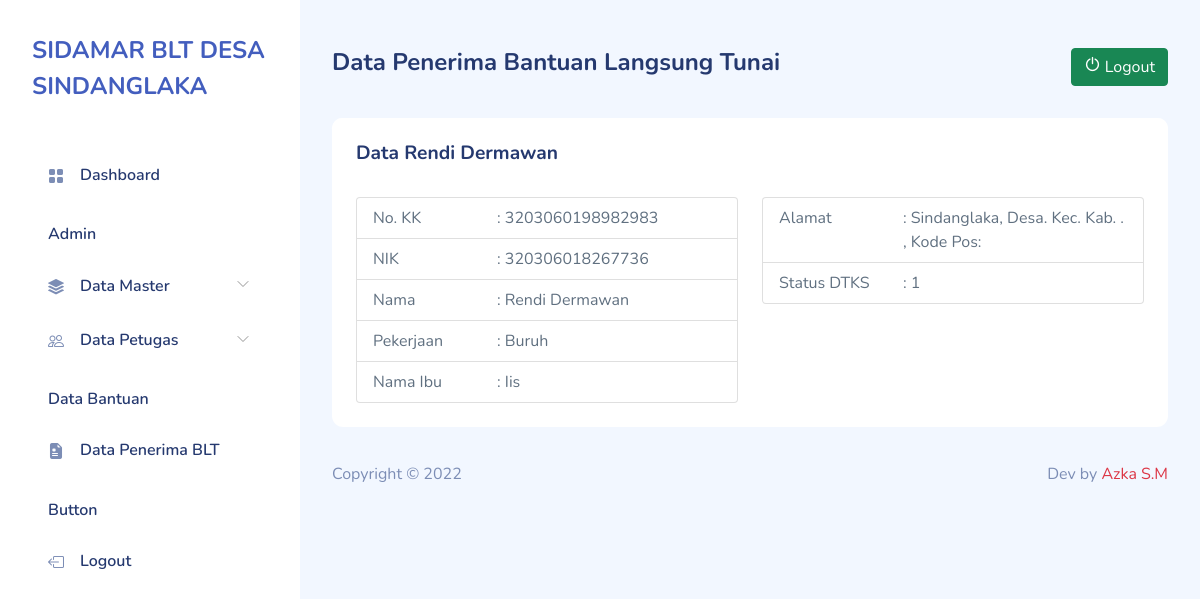
The app's page /data_blt_details.php?id=1 (signed in) with its own data.
### tables this page shows
CREATE TABLE `data_blt_penerima` (
  `id_blt` int(11) NOT NULL,
  `nama_lengkap` varchar(255) NOT NULL,
  `no_kk` varchar(1000) NOT NULL,
  `no_nik` varchar(1000) NOT NULL,
  `jalan` varchar(200) NOT NULL,
  `rtrw` varchar(200) NOT NULL,
  `desa` varchar(200) NOT NULL,
  `kecamatan` varchar(200) NOT NULL,
  `kabupaten` varchar(200) NOT NULL,
  `provinsi` varchar(200) NOT NULL,
  `kode_pos` varchar(200) NOT NULL,
  `pekerjaan` varchar(255) NOT NULL,
  `nama_ibu` varchar(255) NOT NULL,
  `status_dtks` int(11) NOT NULL,
  `date_created` date NOT NULL,
  `is_active` int(11) NOT NULL
);

### functions.php (called while the page is built, shortened)
<?php
$conn = mysqli_connect("localhost", "root", "", "db_sdlk_blt");
function query($query)
{
    global $conn;
    $result = mysqli_query($conn, $query);
    $rows = [];
    while ($row = mysqli_fetch_assoc($result)) {
        $rows[] = $row;
    }
    return $rows;
}

### data_blt_details.php (the view, shortened to what this page needs)
<?php
require "functions.php";
$id = $_GET["id"];
$blt = query("SELECT * FROM data_blt_penerima WHERE id_blt = $id")[0];
include "template_header.php";
include "template_sidebar.php";
?>
<div id="main">
    <div class="page-heading">
        <div class="row">
            <div class="col-7">
                <h4>Data Penerima Bantuan Langsung Tunai</h4>
            </div>
            <div class="col-5">
                <a href="logout.php" class="btn btn-success float-end">
                    <i class="icon dripicons-power"></i>
                    Logout
                </a>
            </div>
        </div>
    </div>
    <div class="page-content">
        <section class="row">
            <div class="col-12 col-lg-12">
                <div class="card">
                    <div class="card-header">
                        <div class="row">
                            <div class="col-12 col-lg-8">
                                <h4>Data <?= $blt["nama_lengkap"] ?></h4>
                            </div>
                            <div class="col-12 col-lg-4">
                            </div>
                        </div>
                    </div>
                    <div class="card-body">
                        <div class="row">
                            <div class="col-12 col-lg-6">
                                <ul class="list-group">
                                    <li class="list-group-item">
                                        <div class="row">
                                            <div class="col-4">No. KK</div>
                                            <div class="col-8">: <?= $blt["no_kk"]; ?></div>
                                        </div>
                                    </li>
                                    <li class="list-group-item">
                                        <div class="row">
                                            <div class="col-4">NIK</div>
                                            <div class="col-8">: <?= $blt["no_nik"]; ?></div>
                                        </div>
                                    </li>
                                    <li class="list-group-item">
                                        <div class="row">
                                            <div class="col-4">Nama</div>
                                            <div class="col-8">: <?= $blt["nama_lengkap"]; ?></div>
                                        </div>
                                    </li>
                                    <li class="list-group-item">
                                        <div class="row">
                                            <div class="col-4">Pekerjaan</div>
                                            <div class="col-8">: <?= $blt["pekerjaan"]; ?></div>
                                        </div>
                                    </li>
                                    <li class="list-group-item">
                                        <div class="row">
                                            <div class="col-4">Nama Ibu</div>
                                            <div class="col-8">: <?= $blt["nama_ibu"]; ?></div>
                                        </div>
                                    </li>
                                </ul>
                            </div>
                            <div class="col-12 col-lg-6">
                                <ul class="list-group">
                                    <li class="list-group-item">
                                        <div class="row">
                                            <div class="col-4">Alamat</div>
                                            <div class="col-8">: <?= $blt["jalan"] . ", " . $blt["rtrw"] . " Desa. " . $blt["desa"] . " Kec. " . $blt["kecamatan"] . " Kab. " . $blt["kabupaten"] . ". " . $blt["provinsi"] . ", Kode Pos: " . $blt["kode_pos"]; ?></div>
                                        </div>
                                    </li>
                                    <li class="list-group-item">
                                        <div class="row">
                                            <div class="col-4">Status DTKS</div>
                                            <div class="col-8">: <?= $blt["status_dtks"]; ?></div>
                                        </div>
                                    </li>
                                </ul>
                            </div>
                        </div>
                    </div>
                </div>
            </div>
        </section>
    </div>
    <?php
    include "template_footer.php";
    ?>

### assets/css/app.css (style rules this page uses)
.btn i,.btn svg { height:16px;width:16px }
.btn.btn-danger,.btn.btn-info,.btn.btn-primary,.btn.btn-secondary,.btn.btn-success,.btn.btn-warning { color:#fff }
.card { border:none;margin-bottom:2.2rem }
.card .card-header { border:none }
.card .card-header h4 { font-size:1.2rem;font-weight:700 }
.card .card-header~.card-body { padding-top:0 }
.card .card-body { padding:1.5rem }
#main { margin-left:300px;padding:2rem }
.page-heading { margin:0 0 2rem }
a { text-decoration:none }

### records on screen
data_blt_penerima: nama_lengkap "Rendi Dermawan", no_kk "3203060198982983", no_nik "320306018267736", pekerjaan "Buruh", nama_ibu "Iis", jalan "Sindanglaka", status_dtks "1"
